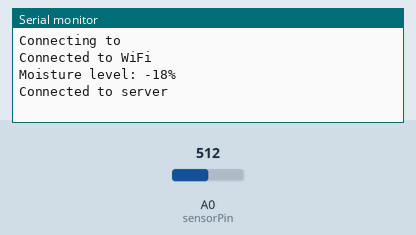
Bench run of a program on a simulated Arduino Uno, built with avr-gcc and run on an emulated ATmega328P. On the bench: the last lines printed to the serial monitor. The inputs (shaded band) are chosen by the test bench; at power-on: A0 (sensorPin) = 512. WiFi joins after 1.5 s; servers stay silent unless stated; not simulated (calls return 0 or success): secrets.h.

Above: at 2.7 s.
2.8 s: A0 (sensorPin) set to 716
At 3.86 s:
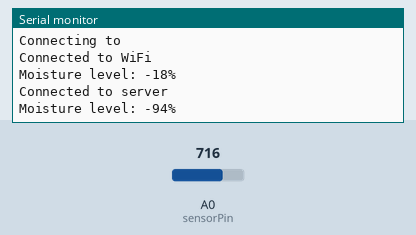
5.7 s: A0 (sensorPin) set to 900
At 7.1 s:
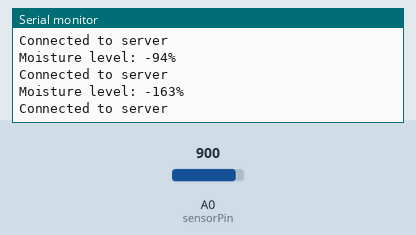
Timing chart, 0 to 8.7 s (numbered marks = the images above; inputs shaded):
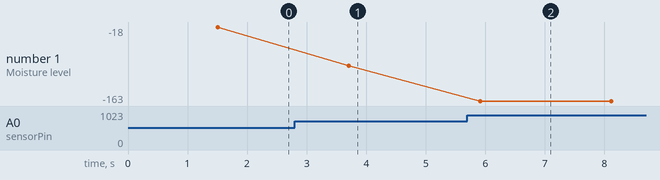

Measured:
- after the input at 2.8 s, the serial monitor: prints a new line after 0.91 s (image 1)
- after the input at 5.7 s, the serial monitor: prints a new line after 0.21 s (image 2)
- plotted number 1: -18 → -94 after the input at 2.8 s, -94 → -163 after the input at 5.7 s

The program:

main.cpp
```cpp
/*
Capacitive Soil Moisture Sensor WiFI Read In
Jackson Mayfield - 09/06/2024
*/
//////////////////////////////////////////////////////////////////////////////////////
////////// Setup
#include <Arduino.h>
#include <SoftwareSerial.h>
#include <WiFiEspAT.h>
#include <WiFiClient.h>
#include "secrets.h"


// Define SoftwareSerial pins for communication with ESP8266
SoftwareSerial esp8266(2, 3);  // RX, TX

// Define the sensor pin (e.g., analog pin A0)
const int sensorPin = A0;

//Sensor Constants
const int dry = 463; // Constant for dry sensor
const int wet = 195; // Constant for wet sensor

// Network ID vars
const char* ssid = WIFI_SSID;
const char* password = WIFI_PASSWORD;

const char* server = "192.168.1.149";  // Replace with your Django server address
const int port = 8000;  // Assuming you're not using HTTPS

WiFiClient client;

//////////////////////////////////////////////////////////////////////////////////////
////////// Main Code

void setup() {
  // Start the serial communication for debugging and ESP8266 communication
  Serial.begin(115200);   // For Arduino serial monitor
  esp8266.begin(115200);  // For ESP8266 (adjust baud rate if necessary)

  // Set up soil moisture sensor pin
  pinMode(sensorPin, INPUT);

  // Initialize ESP AT commands library
  WiFi.init(esp8266);

  // Check for the presence of the module
  if (WiFi.status() == WL_NO_MODULE) {
    Serial.println("ESP8266 module not detected");
    while (true);  // Stop if no module
  }

  // Attempt to connect to WiFi network
  Serial.print("Connecting to ");
  Serial.println(ssid);
  WiFi.begin(ssid, password);

  // Wait for connection
  while (WiFi.status() != WL_CONNECTED) {
    delay(500);
    Serial.print(".");
  }

  Serial.println("Connected to WiFi");

}

void loop() {
    // Read Sensor Data
    int sensor_val = analogRead(sensorPin);
    int per_moisture = map(sensor_val, wet, dry, 100, 0);
    String moisture_str = String(per_moisture);
    Serial.println("Moisture level: " + moisture_str + "%");

    // Prepare the POST data
    String postData = "sensor_value=" + moisture_str;

    // Check WiFi connection status
    int wifiStatus = WiFi.status();

    if (wifiStatus != WL_CONNECTED) {
        Serial.print("WiFi Status: ");
        Serial.println(wifiStatus);  // Print the current WiFi status
        Serial.println("Trying to connect to WiFi...");

        // Attempt to reconnect
        WiFi.begin(ssid, password);

        // Wait for a while to check if connected
        unsigned long startAttemptTime = millis();
        while (wifiStatus != WL_CONNECTED && millis() - startAttemptTime < 10000) { // Timeout after 10 seconds
            delay(500);
            Serial.print(".");
            wifiStatus = WiFi.status();  // Update status
        }

        if (wifiStatus == WL_CONNECTED) {
            Serial.println("Connected to WiFi");
        } else {
            Serial.println("Failed to connect to WiFi. Retrying...");
        }
    }

    // Send data to the Django server only if connected to WiFi
    if (client.connect(server, port)) {
        Serial.println("Connected to server");

        // Start POST request
        client.println("POST /sensor/ HTTP/1.1");
        client.println("Host: " + String(server));
        client.println("Content-Type: application/x-www-form-urlencoded");
        client.println("Connection: close");
        client.print("Content-Length: ");
        client.println(postData.length());
        client.println();
        client.println(postData);
        client.stop(); // Close the connection
    } else {
        Serial.println("Failed to connect to server, retrying...");
    }

    // Wait for 10 seconds before sending the next data
    delay(2000);
}
```
